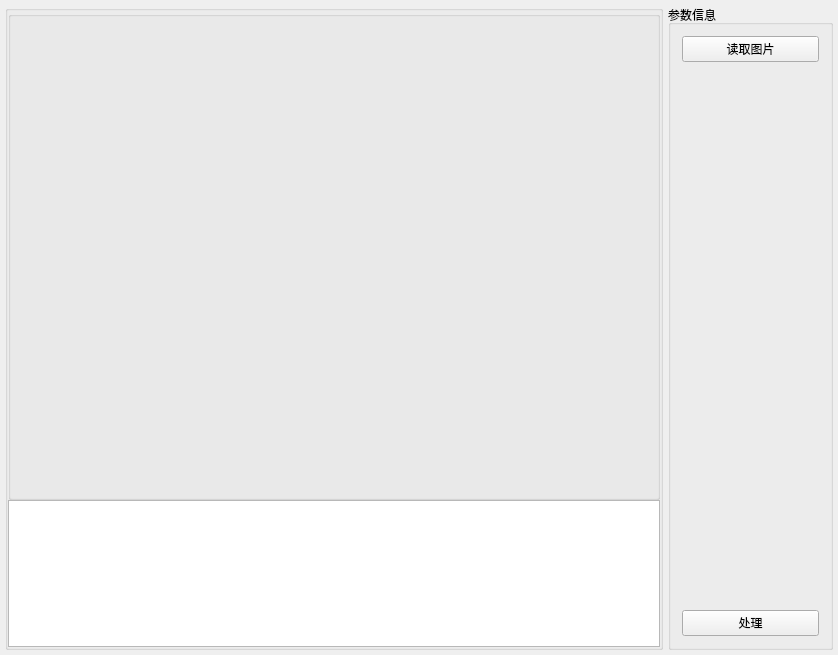
<?xml version="1.0" encoding="UTF-8"?>
<ui version="4.0">
 <class>DemoGUIClass</class>
 <widget class="QMainWindow" name="DemoGUIClass">
  <property name="geometry">
   <rect>
    <x>0</x>
    <y>0</y>
    <width>838</width>
    <height>655</height>
   </rect>
  </property>
  <property name="windowTitle">
   <string>DemoGUI</string>
  </property>
  <widget class="QWidget" name="centralWidget">
   <layout class="QHBoxLayout" name="horizontalLayout">
    <property name="spacing">
     <number>5</number>
    </property>
    <property name="leftMargin">
     <number>5</number>
    </property>
    <property name="topMargin">
     <number>5</number>
    </property>
    <property name="rightMargin">
     <number>5</number>
    </property>
    <property name="bottomMargin">
     <number>5</number>
    </property>
    <item>
     <widget class="QGroupBox" name="groupBox">
      <property name="sizePolicy">
       <sizepolicy hsizetype="Preferred" vsizetype="Preferred">
        <horstretch>4</horstretch>
        <verstretch>0</verstretch>
       </sizepolicy>
      </property>
      <property name="title">
       <string/>
      </property>
      <layout class="QVBoxLayout" name="verticalLayout_2">
       <property name="spacing">
        <number>0</number>
       </property>
       <property name="leftMargin">
        <number>0</number>
       </property>
       <property name="topMargin">
        <number>0</number>
       </property>
       <property name="rightMargin">
        <number>0</number>
       </property>
       <property name="bottomMargin">
        <number>0</number>
       </property>
       <item>
        <widget class="QGroupBox" name="aaaa">
         <property name="sizePolicy">
          <sizepolicy hsizetype="Preferred" vsizetype="Preferred">
           <horstretch>0</horstretch>
           <verstretch>10</verstretch>
          </sizepolicy>
         </property>
         <property name="title">
          <string/>
         </property>
         <layout class="QHBoxLayout" name="horizontalLayout_3">
          <property name="spacing">
           <number>0</number>
          </property>
          <property name="leftMargin">
           <number>0</number>
          </property>
          <property name="topMargin">
           <number>0</number>
          </property>
          <property name="rightMargin">
           <number>0</number>
          </property>
          <property name="bottomMargin">
           <number>0</number>
          </property>
          <item>
           <layout class="QHBoxLayout" name="vLayout"/>
          </item>
         </layout>
        </widget>
       </item>
       <item>
        <widget class="QTextEdit" name="textEdit">
         <property name="sizePolicy">
          <sizepolicy hsizetype="Expanding" vsizetype="Expanding">
           <horstretch>0</horstretch>
           <verstretch>3</verstretch>
          </sizepolicy>
         </property>
         <property name="tabChangesFocus">
          <bool>true</bool>
         </property>
         <property name="readOnly">
          <bool>true</bool>
         </property>
        </widget>
       </item>
      </layout>
     </widget>
    </item>
    <item>
     <widget class="QGroupBox" name="tlBx_tool">
      <property name="sizePolicy">
       <sizepolicy hsizetype="Preferred" vsizetype="Preferred">
        <horstretch>1</horstretch>
        <verstretch>0</verstretch>
       </sizepolicy>
      </property>
      <property name="title">
       <string>参数信息</string>
      </property>
      <layout class="QVBoxLayout" name="verticalLayout">
       <item>
        <widget class="QPushButton" name="btn_readImg">
         <property name="text">
          <string>读取图片</string>
         </property>
        </widget>
       </item>
       <item>
        <spacer name="verticalSpacer">
         <property name="orientation">
          <enum>Qt::Vertical</enum>
         </property>
         <property name="sizeHint" stdset="0">
          <size>
           <width>20</width>
           <height>297</height>
          </size>
         </property>
        </spacer>
       </item>
       <item>
        <widget class="QPushButton" name="btn_detect">
         <property name="text">
          <string>处理</string>
         </property>
        </widget>
       </item>
      </layout>
     </widget>
    </item>
   </layout>
  </widget>
 </widget>
 <layoutdefault spacing="6" margin="11"/>
 <resources>
  <include location="DemoGUI.qrc"/>
 </resources>
 <connections/>
</ui>
